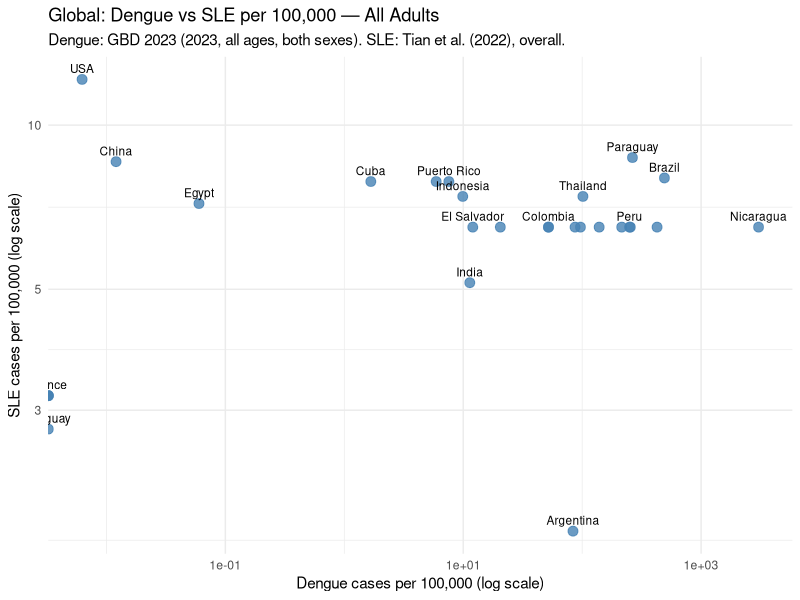
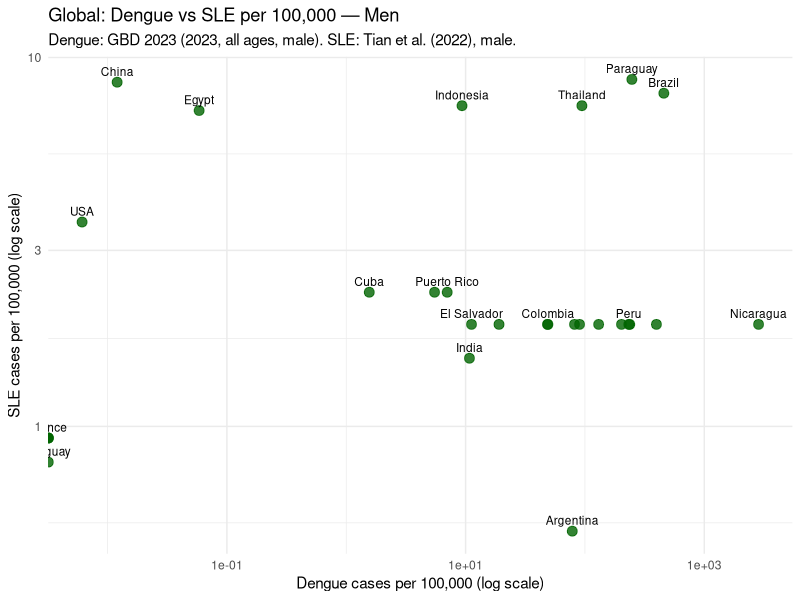
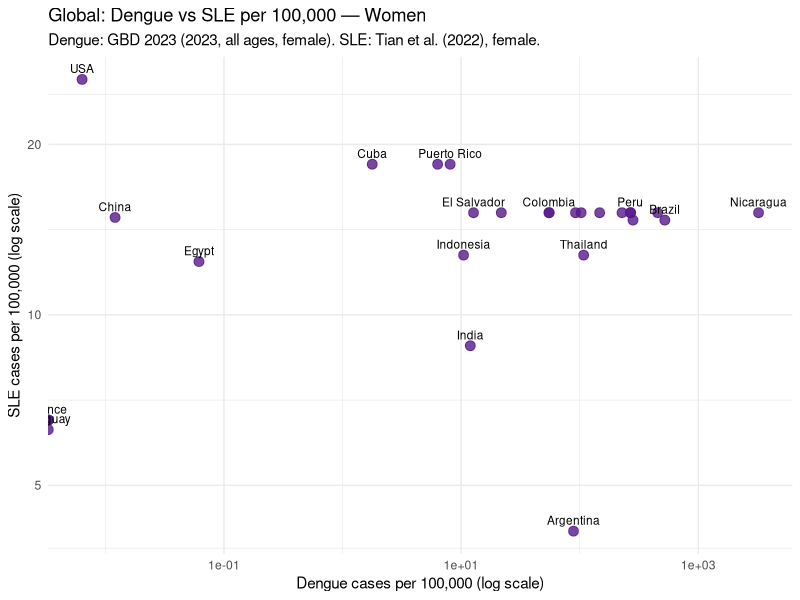

Reproduce these figures in R, in order.
## ---- chunk 1
knitr::opts_chunk$set(echo = FALSE, warning = FALSE, message = FALSE)
library(ggplot2)
library(dplyr)
library(readr)
library(knitr)
library(kableExtra)
## ---- chunk 2
# ---- Dengue: GBD 2023, all ages, Percent metric, 2023 (proportion x100000) ----
# Adults (Both)
dengue_adults <- c(
  "Brazil" = 0.0049154848356153, "Colombia" = 0.0005211515781623,
  "Mexico" = 0.0008714686403405, "Argentina" = 0.0008372081272924,
  "Peru" = 0.0025023351198893, "Puerto Rico" = 7.57393724582e-05,
  "Cuba" = 1.6712597066e-05, "Dominican Republic" = 5.92221070148e-05,
  "Costa Rica" = 0.0021505196334826, "Panama" = 0.0013897697959457,
  "Honduras" = 0.0009670682675277, "Nicaragua" = 0.0304196861193154,
  "Uruguay" = 0, "India" = 0.0001135471702261,
  "Indonesia" = 9.90717959843e-05, "Egypt" = 5.999234653e-07,
  "Thailand" = 0.0010147591132013, "France" = 0, "Spain" = 0,
  "United Kingdom" = 0, "United States of America" = 6.24280686e-08,
  "China" = 1.205126599e-07, "Paraguay" = 0.0026467535572857,
  "Venezuela (Bolivarian Republic of)" = 0.0002049924129464,
  "Ecuador" = 0.0005204248122684,
  "Bolivia (Plurinational State of)" = 0.0042643565430783,
  "Guatemala" = 0.0025401327068257, "El Salvador" = 0.0001203006828955
)

# Women (Female)
dengue_women <- c(
  "Brazil" = 0.0052237223665378, "Colombia" = 0.0005507760068347,
  "Mexico" = 0.0009212801027426, "Argentina" = 0.0008868255176627,
  "Peru" = 0.0026733362042812, "Puerto Rico" = 8.08188340874e-05,
  "Cuba" = 1.78080118832e-05, "Dominican Republic" = 6.3375995805e-05,
  "Costa Rica" = 0.0022742300641545, "Panama" = 0.0014731769622607,
  "Honduras" = 0.0010280533697877, "Nicaragua" = 0.0322399127398417,
  "Uruguay" = 0, "India" = 0.000119544329875,
  "Indonesia" = 0.0001048795961706, "Egypt" = 6.154630301e-07,
  "Thailand" = 0.0010799102828675, "France" = 0, "Spain" = 0,
  "United Kingdom" = 0, "United States of America" = 6.36415782e-08,
  "China" = 1.207577293e-07, "Paraguay" = 0.0028146402147048,
  "Venezuela (Bolivarian Republic of)" = 0.0002181862505376,
  "Ecuador" = 0.0005527488576549,
  "Bolivia (Plurinational State of)" = 0.0045474323381447,
  "Guatemala" = 0.0026921453188825, "El Salvador" = 0.0001272331835328
)

# Men (Male)
dengue_men <- c(
  "Brazil" = 0.0045840087890916, "Colombia" = 0.0004894395351538,
  "Mexico" = 0.0008176689985129, "Argentina" = 0.0007830976992697,
  "Peru" = 0.0023311100371917, "Puerto Rico" = 7.01179003054e-05,
  "Cuba" = 1.55932966045e-05, "Dominican Republic" = 5.49518088348e-05,
  "Costa Rica" = 0.0020241804172173, "Panama" = 0.0013029780386191,
  "Honduras" = 0.0009015137790515, "Nicaragua" = 0.0285063492125947,
  "Uruguay" = 0, "India" = 0.0001077030627083,
  "Indonesia" = 9.33275541808e-05, "Egypt" = 5.850163981e-07,
  "Thailand" = 0.0009431205654436, "France" = 0, "Spain" = 0,
  "United Kingdom" = 0, "United States of America" = 6.11638863e-08,
  "China" = 1.202751669e-07, "Paraguay" = 0.0024734349032225,
  "Venezuela (Bolivarian Republic of)" = 0.0001905769731934,
  "Ecuador" = 0.0004857627849676,
  "Bolivia (Plurinational State of)" = 0.0039727601989525,
  "Guatemala" = 0.0023746408639546, "El Salvador" = 0.0001120919810022
)

# ---- SLE: Tian et al. (2022), per 100,000 ----
sle_adults <- c(
  "Brazil" = 8.00, "Colombia" = 6.50, "Mexico" = 6.50, "Argentina" = 1.80,
  "Peru" = 6.50, "Puerto Rico" = 7.88, "Cuba" = 7.88,
  "Dominican Republic" = 7.88, "Costa Rica" = 6.50, "Panama" = 6.50,
  "Honduras" = 6.50, "Nicaragua" = 6.50, "Uruguay" = 2.77, "India" = 5.14,
  "Indonesia" = 7.40, "Egypt" = 7.18, "Thailand" = 7.40, "France" = 3.19,
  "Spain" = 3.19, "United Kingdom" = 3.19,
  "United States of America" = 12.13, "China" = 8.57, "Paraguay" = 8.72,
  "Venezuela (Bolivarian Republic of)" = 6.50, "Ecuador" = 6.50,
  "Bolivia (Plurinational State of)" = 6.50, "Guatemala" = 6.50,
  "El Salvador" = 6.50
)

sle_women <- c(
  "Brazil" = 14.70, "Colombia" = 15.15, "Mexico" = 15.15, "Argentina" = 4.15,
  "Peru" = 15.15, "Puerto Rico" = 18.45, "Cuba" = 18.45,
  "Dominican Republic" = 18.45, "Costa Rica" = 15.15, "Panama" = 15.15,
  "Honduras" = 15.15, "Nicaragua" = 15.15, "Uruguay" = 6.27, "India" = 8.82,
  "Indonesia" = 12.75, "Egypt" = 12.42, "Thailand" = 12.75, "France" = 6.52,
  "Spain" = 6.52, "United Kingdom" = 6.52,
  "United States of America" = 26.05, "China" = 14.86, "Paraguay" = 14.70,
  "Venezuela (Bolivarian Republic of)" = 15.15, "Ecuador" = 15.15,
  "Bolivia (Plurinational State of)" = 15.15, "Guatemala" = 15.15,
  "El Salvador" = 15.15
)

sle_men <- c(
  "Brazil" = 8.00, "Colombia" = 1.89, "Mexico" = 1.89, "Argentina" = 0.52,
  "Peru" = 1.89, "Puerto Rico" = 2.31, "Cuba" = 2.31,
  "Dominican Republic" = 2.31, "Costa Rica" = 1.89, "Panama" = 1.89,
  "Honduras" = 1.89, "Nicaragua" = 1.89, "Uruguay" = 0.80, "India" = 1.53,
  "Indonesia" = 7.40, "Egypt" = 7.18, "Thailand" = 7.40, "France" = 0.93,
  "Spain" = 0.93, "United Kingdom" = 0.93,
  "United States of America" = 3.58, "China" = 8.57, "Paraguay" = 8.72,
  "Venezuela (Bolivarian Republic of)" = 1.89, "Ecuador" = 1.89,
  "Bolivia (Plurinational State of)" = 1.89, "Guatemala" = 1.89,
  "El Salvador" = 1.89
)

# Short display labels
display_label <- c(
  "United States of America"           = "USA",
  "United Kingdom"                     = "UK",
  "Venezuela (Bolivarian Republic of)" = "Venezuela",
  "Bolivia (Plurinational State of)"   = "Bolivia"
)

# Build the three data frames (per 100,000)
make_df <- function(dengue_vec, sle_vec) {
  data.frame(
    Country = names(dengue_vec),
    Dengue  = as.numeric(dengue_vec) * 100000,
    SLE     = as.numeric(sle_vec[names(dengue_vec)]),
    stringsAsFactors = FALSE
  ) |>
    mutate(Country = recode(Country, !!!display_label))
}

dengue_sle_adults <- make_df(dengue_adults, sle_adults)
dengue_sle_women  <- make_df(dengue_women,  sle_women)
dengue_sle_men    <- make_df(dengue_men,    sle_men)

knitr::kable(
  dengue_sle_adults,
  digits = 2,
  caption = "Dengue (GBD 2023, 2023, all ages) vs SLE (Tian 2022, overall) — per 100,000"
)


knitr::kable(
  dengue_sle_women,
  digits = 2,
  caption = "Dengue (GBD 2023, 2023, all ages) vs SLE (Tian 2022, female) — per 100,000"
)


knitr::kable(
  dengue_sle_men,
  digits = 2,
  caption = "Dengue (GBD 2023, 2023, all ages) vs SLE (Tian 2022, male) — per 100,000"
)


ggplot(dengue_sle_adults, aes(x = Dengue, y = SLE)) +
  geom_point(size = 3, color = "steelblue", alpha = 0.8) +
  geom_text(aes(label = Country), size = 3, vjust = -0.7, check_overlap = TRUE) +
  scale_x_log10() +
  scale_y_log10() +
  labs(
    x = "Dengue cases per 100,000 (log scale)",
    y = "SLE cases per 100,000 (log scale)",
    title = "Global: Dengue vs SLE per 100,000 — All Adults",
    subtitle = "Dengue: GBD 2023 (2023, all ages, both sexes). SLE: Tian et al. (2022), overall."
  ) +
  theme_minimal()


ggplot(dengue_sle_men, aes(x = Dengue, y = SLE)) +
  geom_point(size = 3, color = "darkgreen", alpha = 0.8) +
  geom_text(aes(label = Country), size = 3, vjust = -0.7, check_overlap = TRUE) +
  scale_x_log10() +
  scale_y_log10() +
  labs(
    x = "Dengue cases per 100,000 (log scale)",
    y = "SLE cases per 100,000 (log scale)",
    title = "Global: Dengue vs SLE per 100,000 — Men",
    subtitle = "Dengue: GBD 2023 (2023, all ages, male). SLE: Tian et al. (2022), male."
  ) +
  theme_minimal()



ggplot(dengue_sle_women, aes(x = Dengue, y = SLE)) +
  geom_point(size = 3, color = "purple4", alpha = 0.8) +
  geom_text(aes(label = Country), size = 3, vjust = -0.7, check_overlap = TRUE) +
  scale_x_log10() +
  scale_y_log10() +
  labs(
    x = "Dengue cases per 100,000 (log scale)",
    y = "SLE cases per 100,000 (log scale)",
    title = "Global: Dengue vs SLE per 100,000 — Women",
    subtitle = "Dengue: GBD 2023 (2023, all ages, female). SLE: Tian et al. (2022), female."
  ) +
  theme_minimal()

cor_summary <- bind_rows(
  data.frame(Group = "Adults",
             Rho   = cor(dengue_sle_adults$Dengue, dengue_sle_adults$SLE, method = "spearman"),
             P     = cor.test(dengue_sle_adults$Dengue, dengue_sle_adults$SLE, method = "spearman")$p.value,
             N     = nrow(dengue_sle_adults)),
  data.frame(Group = "Women",
             Rho   = cor(dengue_sle_women$Dengue, dengue_sle_women$SLE, method = "spearman"),
             P     = cor.test(dengue_sle_women$Dengue, dengue_sle_women$SLE, method = "spearman")$p.value,
             N     = nrow(dengue_sle_women)),
  data.frame(Group = "Men",
             Rho   = cor(dengue_sle_men$Dengue, dengue_sle_men$SLE, method = "spearman"),
             P     = cor.test(dengue_sle_men$Dengue, dengue_sle_men$SLE, method = "spearman")$p.value,
             N     = nrow(dengue_sle_men))
) |>
  mutate(Rho = round(Rho, 3),
         P   = format.pval(P, digits = 3))

knitr::kable(
  cor_summary,
  caption = "Spearman Rank Correlation — global, by sex",
  col.names = c("Group", "Spearman's Rho", "P-value", "N countries")
)
## ---- chunk 3
dataset_standards <- tribble(
  ~Standard, ~Dataset_ID, ~Description,
  
  "Lowest standard", "GSE43777", "0 controls + no gender",
  "Lowest standard", "GSE38246", "9 controls + no gender",
  "Lowest standard", "GSE17924", "0 controls + no gender",
  "Lowest standard", "GSE96656", "9 controls",
  
  "Gold standard", "GSE157240", "21 samples + 20 controls",
  "Gold standard", "GSE211567", "43 samples + 0 controls",
  "Gold standard", "PRJEB67470", "28 samples + 18 controls",
  
  "Silver Standard", "GSE178240", "88 samples + no controls + no gender",
  "Silver Standard", "GSE174482", "40 samples + no controls + no gender",
  "Silver Standard", "GSE279208", "16 samples + 10 controls + no gender",
  
  "Copper standard", "GSE40628", "14 samples + 6 controls + no gender",
  "Copper standard", "E-MTAB-3162", "30 samples + 15 controls no gender",
  "Copper standard", "GSE51808", "47 samples + 9 controls + no gender",
  "Copper standard", "GSE84331", "7 samples + 5 controls + no gender"
)


# Get a unique list of the standards in the order they appear
standards_list <- unique(dataset_standards$Standard)

# Loop through each standard
for (std in standards_list) {
  
  # 1. Print a large, styled HTML header for the group
  cat(sprintf("<h1 style='color: #2c3e50; border-bottom: 3px solid #2c3e50; padding-bottom: 5px; margin-top: 40px;'>%s</h1>\n", std))
  
  # 2. Filter the data for just this group
  group_data <- dataset_standards %>%
    filter(Standard == std) %>%
    select(Dataset_ID, Description)
  
  # 3. Create and print the table
  table_output <- kable(group_data, 
                        col.names = c("Dataset ID", "Sample Details"),
                        align = c("l", "l"),
                        format = "html") %>%
    kable_styling(bootstrap_options = c("striped", "hover", "condensed"), 
                  full_width = FALSE,
                  position = "left",
                  font_size = 14) %>%
    row_spec(0, bold = TRUE, background = "#f4f4f4") %>%
    column_spec(1, bold = TRUE, color = "#0056b3")
  
  print(table_output)
  
  # Add spacing between groups
  cat("<br><br>\n")
}
